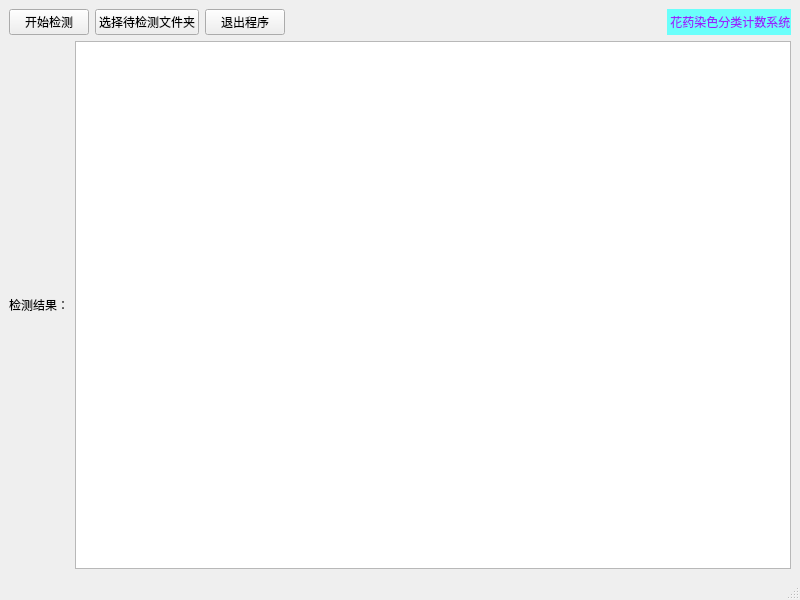
<?xml version="1.0" encoding="UTF-8"?>
<ui version="4.0">
 <class>MainWindow</class>
 <widget class="QMainWindow" name="MainWindow">
  <property name="geometry">
   <rect>
    <x>0</x>
    <y>0</y>
    <width>800</width>
    <height>600</height>
   </rect>
  </property>
  <property name="windowTitle">
   <string>花药染色分类计数系统</string>
  </property>
  <widget class="QWidget" name="centralwidget">
   <layout class="QVBoxLayout" name="verticalLayout">
    <item>
     <layout class="QHBoxLayout" name="horizontalLayout_2">
      <item>
       <layout class="QHBoxLayout" name="horizontalLayout">
        <item>
         <widget class="QPushButton" name="pushButton_2">
          <property name="styleSheet">
           <string notr="true">selection-color: qlineargradient(spread:pad, x1:0, y1:0, x2:1, y2:0, stop:0 rgba(0, 0, 0, 255), stop:1 rgba(255, 255, 255, 255));</string>
          </property>
          <property name="text">
           <string>开始检测</string>
          </property>
         </widget>
        </item>
        <item>
         <widget class="QPushButton" name="pushButton">
          <property name="text">
           <string>选择待检测文件夹</string>
          </property>
         </widget>
        </item>
        <item>
         <widget class="QPushButton" name="pushButton_3">
          <property name="text">
           <string>退出程序</string>
          </property>
         </widget>
        </item>
        <item>
         <spacer name="horizontalSpacer">
          <property name="orientation">
           <enum>Qt::Horizontal</enum>
          </property>
          <property name="sizeHint" stdset="0">
           <size>
            <width>50</width>
            <height>20</height>
           </size>
          </property>
         </spacer>
        </item>
       </layout>
      </item>
      <item>
       <widget class="QLabel" name="label_3">
        <property name="styleSheet">
         <string notr="true">font: 14pt &quot;AcadEref&quot;;
color: rgb(147, 39, 255);
background-color: rgb(106, 255, 251);</string>
        </property>
        <property name="text">
         <string> 花药染色分类计数系统</string>
        </property>
        <property name="scaledContents">
         <bool>false</bool>
        </property>
       </widget>
      </item>
     </layout>
    </item>
    <item>
     <layout class="QHBoxLayout" name="horizontalLayout_3">
      <item>
       <widget class="QLabel" name="label">
        <property name="styleSheet">
         <string notr="true">font: 10pt &quot;黑体&quot;;</string>
        </property>
        <property name="text">
         <string>检测结果：</string>
        </property>
       </widget>
      </item>
      <item>
       <widget class="QTextEdit" name="textEdit"/>
      </item>
     </layout>
    </item>
   </layout>
  </widget>
  <widget class="QMenuBar" name="menubar">
   <property name="geometry">
    <rect>
     <x>0</x>
     <y>0</y>
     <width>800</width>
     <height>26</height>
    </rect>
   </property>
  </widget>
  <widget class="QStatusBar" name="statusbar"/>
 </widget>
 <resources/>
 <connections>
  <connection>
   <sender>pushButton_3</sender>
   <signal>clicked()</signal>
   <receiver>MainWindow</receiver>
   <slot>close()</slot>
   <hints>
    <hint type="sourcelabel">
     <x>329</x>
     <y>47</y>
    </hint>
    <hint type="destinationlabel">
     <x>380</x>
     <y>36</y>
    </hint>
   </hints>
  </connection>
  <connection>
   <sender>pushButton_2</sender>
   <signal>clicked()</signal>
   <receiver>pushButton_2</receiver>
   <slot>click()</slot>
   <hints>
    <hint type="sourcelabel">
     <x>81</x>
     <y>48</y>
    </hint>
    <hint type="destinationlabel">
     <x>48</x>
     <y>58</y>
    </hint>
   </hints>
  </connection>
 </connections>
</ui>
